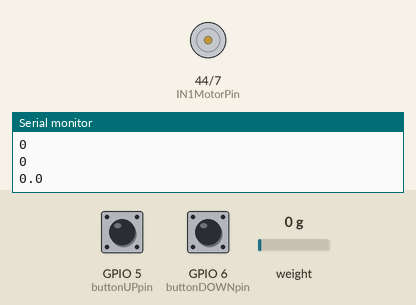
Bench run of a program on a simulated ESP32-S3. Parts: motor-driver pin pairs drawn as motors (green arrow = first pin HIGH = forward, orange = second pin HIGH = backward, longer = more drive), the last lines printed to the serial monitor. The test bench sets the inputs (shaded band); at power-on: GPIO 5 (buttonUPpin) LOW, GPIO 6 (buttonDOWNpin) LOW, weight on the scale 0 g.

Above: at 5.7 s.
5.8 s: GPIO 5 (buttonUPpin) pulled HIGH for 3.2 s
At 10.0 s:
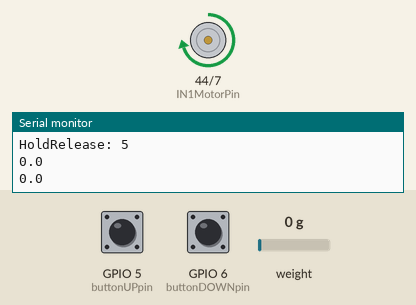
10.5 s: GPIO 6 (buttonDOWNpin) pulled HIGH for 3.2 s
At 12.0 s:
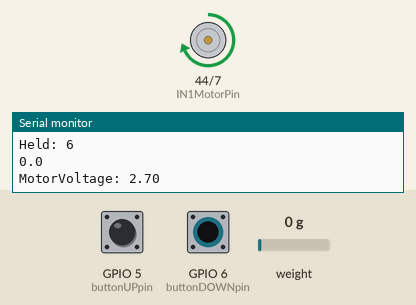
16.7 s: GPIO 6 (buttonDOWNpin) pulled HIGH for 0.15 s
At 17.8 s:
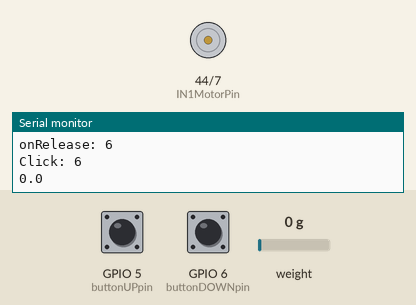
18.3 s: GPIO 5 (buttonUPpin) pulled HIGH for 0.15 s
At 19.0 s:
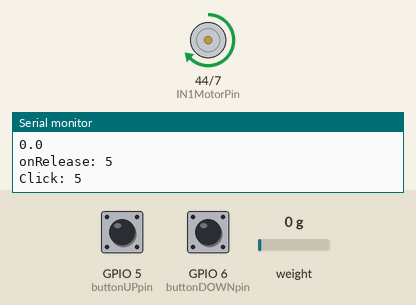
Timing chart, 0 to 20.9 s (numbered marks = the images above; inputs shaded):
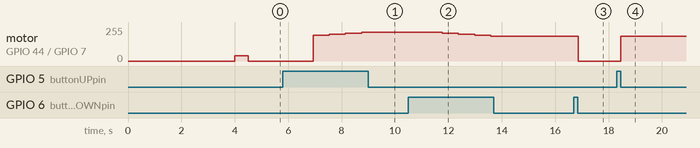

Measured:
- after the input at 5.8 s, motor on GPIO 44 (IN1MotorPin) / GPIO 7 (IN2MotorPin): stopped → forward 193/255 after 1.1 s, → forward 200/255 0.60 s later, → forward 208/255 0.60 s later, → forward 216/255 0.60 s later
- after the input at 10.5 s, motor on GPIO 44 (IN1MotorPin) / GPIO 7 (IN2MotorPin): forward 216/255 → forward 208/255 after 1.3 s, → forward 200/255 0.60 s later, → forward 193/255 0.60 s later, → forward 185/255 0.60 s later
- after the input at 16.7 s, motor on GPIO 44 (IN1MotorPin) / GPIO 7 (IN2MotorPin): forward 185/255 → stopped after 0.16 s
- after the input at 18.3 s, motor on GPIO 44 (IN1MotorPin) / GPIO 7 (IN2MotorPin): stopped → forward 185/255 after 0.16 s

The program:

main.cpp
```cpp
#include <Arduino.h>
#include <Button.h> //uh, buttons
#include "driver/rtc_io.h" //deepsleep
#include "hx711.h" //loadcell

//deepsleep/wake defines, using EXT0 cause internal pullup power domain is needed.
#define BUTTON_PIN_BITMASK(GPIO) (1ULL << GPIO)  // 2 ^ GPIO_NUMBER in hex
#define WAKEUP_GPIO              GPIO_NUM_5     // Only RTC IO are allowed

// //GPIOs for R&D Supermini, don't use.
// const int IN1MotorPin = 13; //change to 12 if motor runs in reverse
// const int IN2MotorPin = 12; //change to 13 if motor runs in reverse
// const int buttonUPpin = 5;
// const int buttonDOWNpin = 4;
// const int HX_DOUT = 10; //hx711
// const int HX_CLK = 11; //hx711
// #define HX711CLK GPIO_NUM_11 //define HX_CLK this way as well for deepsleep pullup (hx711 in sleep)


//GPIOs (note these don't match up with the silkscreen digital callouts on the XIAO board, see schematic)
const int IN1MotorPin = 44; //change to 44 if motor runs in reverse
const int IN2MotorPin = 7; //change to 7 if motor runs in reverse
const int buttonUPpin = 5; //labeled as D4 on the silkscreen for xiao
const int buttonDOWNpin = 6; //labeled as D5 on the slikscreen for xiao
const int HX_DOUT = 9; //hx711, labeled as D10 on the silkscreen for xiao
const int HX_CLK = 8; //hx711, labeled as D9 on the silkscreen for xiao
#define HX711CLK GPIO_NUM_8 //define HX_CLK this way as well for deepsleep pullup (hx711 in sleep)

//motor variables

float MotorVoltage = 0;  //Current value of Motor Drive Voltage
  //user config
int MotorPWMFrequency = 20000; //motor PWM frequency, 20000 you can't hear, 1000 has more granular range.
float MotorStartVoltage = 2.4; //voltage the system will default to when clicking or holding up. Use 1.5V for 1000Hz analog freq, 2.7 for 20000Hz.
float BusVoltage = 3.3; //PWM Logic Level
float MotorVoltageStep = 0.1; //voltage the motor will step up per MotorUpdateTime interval when a button is held  Use 0.2 for 1000Hz, 0.1 for 20000Hz
int MotorUpdateTime = 500; //milliseconds, controls how frequently the motor voltage gets updated

int setMotorVoltage(int, float, float);

//Loop/Sleep Variables
u_long PrevUpdateTime = 0;
u_long SleepTimeoutTracker = 0;
  //user config
int SleepTimeoutTime = 60000; //milliseconds, controls how long before device deep sleep when there's no weight, button presses, etc.
int SleepErrorTimeoutTime = 120000;  //sleep regardless of weight after 5 minutes of no button pushes. Used to cover for any weird scale behavior.
float WeightTimeoutMinimumBound = 2.0; //minimum weight to stay awake
float WeightTimeoutMaxiumumBound = 30.0; //maximum bean weight expected in slowfeeder, keeps awake.

//MotorAutoOff
u_long MotorRunTime = 0;
int MotorRunTimeout = 10000; //milliseconds to run motor without beans
float MotorTimeoutWeightMinimum = 1.0; //minimum weight before motor auto-off routine begins evaluating

//LastButtonPress
u_long LastButtonPress = 0;
int ButtonRunTimeout = 5000; //milliseconds to ignore motor shutoff conditions due to button press

//HX711 Scale
HX711 scale;
float calibration_factor = 2182; //put in your calibration factor from calibration code
float scale_reading = 0;

//Button configs
Button buttonUP = Button(buttonUPpin, BUTTON_PULLDOWN, true, 50);
Button buttonDOWN = Button(buttonDOWNpin, BUTTON_PULLDOWN, true, 50);
//Button Callbacks
// void onPress(Button& b){
// 	Serial.print("onPress: ");
// 	Serial.println(b.pin);
// 	//digitalWrite(13,HIGH);
// }

// void onClick(Button& b){
// 	Serial.print("onClick: ");
// 	Serial.println(b.pin);
// 	//digitalWrite(13,HIGH);
// }

void onRelease(Button& b){
	Serial.print("onRelease: ");
	Serial.println(b.pin);
	if(b.buttonstatus == 0){
    Serial.print("Click: ");
   	Serial.println(b.pin);
    b.buttonstatus = 2;
  }
  else if(b.buttonstatus == 1){
    Serial.print("HoldRelease: ");
   	Serial.println(b.pin);
    b.buttonstatus = 0;
  }

  else {
    Serial.print("Unhandled pin triggered - release");
    Serial.println(b.buttonstatus);
  }
}

void onHold(Button& b){
	Serial.print("Held: ");
	Serial.println(b.pin);
  b.buttonstatus = 1;

}

//deepsleep related
/*
  Method to print the reason by which ESP32
  has been awaken from sleep
*/
void print_wakeup_reason() {
  esp_sleep_wakeup_cause_t wakeup_reason;

  wakeup_reason = esp_sleep_get_wakeup_cause();

  switch (wakeup_reason) {
    case ESP_SLEEP_WAKEUP_EXT0:     Serial.println("Wakeup caused by external signal using RTC_IO"); break;
    case ESP_SLEEP_WAKEUP_EXT1:     Serial.println("Wakeup caused by external signal using RTC_CNTL"); break;
    case ESP_SLEEP_WAKEUP_TIMER:    Serial.println("Wakeup caused by timer"); break;
    case ESP_SLEEP_WAKEUP_TOUCHPAD: Serial.println("Wakeup caused by touchpad"); break;
    case ESP_SLEEP_WAKEUP_ULP:      Serial.println("Wakeup caused by ULP program"); break;
    default:                        Serial.printf("Wakeup was not caused by deep sleep: %d\n", wakeup_reason); break;
  }
}


void beep(int count) {
  //spin motor to beep
  setMotorVoltage(IN1MotorPin, BusVoltage, 0);

  analogWriteFrequency(1000);

  do {
    delay(250);
    setMotorVoltage(IN1MotorPin, BusVoltage, 0.5);
    delay(250);
    setMotorVoltage(IN1MotorPin, BusVoltage, 0);
  } while (--count);

  analogWriteFrequency(MotorPWMFrequency);
}


void setup() {
  //motor configs
  pinMode(IN1MotorPin, OUTPUT);
  analogWriteFrequency(MotorPWMFrequency); //20000 is out of hearing range, 1000 seems to be fine with the motor controller in the housing.
  pinMode(IN2MotorPin, OUTPUT);
  analogWrite(IN2MotorPin, 0);

  //start serial for ButtonDebug
  Serial.begin(115200);
  Serial.println("Serial Start");

  print_wakeup_reason();

  //start scale
  scale.begin(HX_DOUT, HX_CLK);
  scale.set_scale(calibration_factor);
  scale.tare(); //assume no beans present in slow feeder when turned on. Alternatively, can experiement with zero factor below.


  // Assign callback functions
  //buttonUP.pressHandler(onPress);
  //buttonUP.clickHandler(onClick);
  buttonUP.releaseHandler(onRelease);
  buttonUP.holdHandler(onHold, 1000); // must be held for at least 1000 ms to trigger

  //buttonDOWN.pressHandler(onPress);
  //buttonDOWN.clickHandler(onClick);
  buttonDOWN.releaseHandler(onRelease);
  buttonDOWN.holdHandler(onHold, 1000); // must be held for at least 1000 ms to trigger


  //Methods to prevent scale taring before button release. Might be worth pairing with zero factor to create robust detection of unit resting on a counter.
  Serial.println(digitalRead(buttonUPpin));
  Serial.println(digitalRead(buttonDOWNpin));
  while(digitalRead(buttonUPpin) != LOW || digitalRead(buttonDOWNpin) != LOW){
    delay(500);
    Serial.println("Button pressed, delay startup tare");
  }
  //delay for 2 second to allow for time to set the slowfeeder on the counter.
  Serial.println("Start Delay startup");
  delay(2000);
  Serial.println("End Delay Startup");
  scale.tare();
  //spin motor to indicate completion of startup
  analogWriteFrequency(1000);
  setMotorVoltage(IN1MotorPin, BusVoltage, 0.5);
  delay(500);
  setMotorVoltage(IN1MotorPin, BusVoltage, 0);
  analogWriteFrequency(MotorPWMFrequency);
  //reset status, button lib has startup bugs - will always trigger a release and click mode per button when process is called the first time. Also cover button pressed reset from scale method
  buttonUP.process();
  buttonDOWN.process();
  buttonUP.buttonstatus = 0;
  buttonDOWN.buttonstatus = 0;
  Serial.println(buttonUP.buttonstatus);
  Serial.println(buttonDOWN.buttonstatus);

  //set time trackers to current time
  PrevUpdateTime = millis();
  SleepTimeoutTracker = PrevUpdateTime;
}


void loop() {
  int updatetimebool = ((millis() - PrevUpdateTime) > MotorUpdateTime);
  if(((millis() - SleepTimeoutTracker) > SleepTimeoutTime) || ((millis() - LastButtonPress) > SleepErrorTimeoutTime)){
      //spin motor 3x to indicate sleep
      beep(3);

      //put HX711 to sleep
      rtc_gpio_pulldown_dis(HX711CLK);
      rtc_gpio_pullup_en(HX711CLK);
      //begin going to sleep :)
      esp_sleep_enable_ext0_wakeup(WAKEUP_GPIO, 1);  //1 = High, 0 = Low
      // Configure pullup/downs via RTCIO to tie wakeup pins to inactive level during deepsleep.
      rtc_gpio_pullup_dis(WAKEUP_GPIO);
      rtc_gpio_pulldown_en(WAKEUP_GPIO);
      Serial.println("Going to sleep now");
      esp_deep_sleep_start();
      Serial.println("If you see this, no you didn't");
  }
  if(updatetimebool){
    //read scale every motor update interval
    scale_reading = scale.get_units();
    Serial.println(scale_reading, 1);
  }
  //check button states
  buttonUP.process();
  buttonDOWN.process();

  //time state evaluations
  if(buttonUP.buttonstatus != 0 || buttonDOWN.buttonstatus != 0){ LastButtonPress = millis();} //track last button active time
  if(buttonUP.buttonstatus != 0 || buttonDOWN.buttonstatus != 0 || (scale_reading > WeightTimeoutMinimumBound && scale_reading < WeightTimeoutMaxiumumBound)){ SleepTimeoutTracker = millis();} //delay sleep

  //button status evaluations
  if(buttonUP.buttonstatus == 1){
    //do hold things
    //Serial.println("holdUP");
    if(updatetimebool){
      if(MotorVoltage == 0){MotorVoltage = MotorStartVoltage;}
      MotorVoltage = constrain(MotorVoltage + MotorVoltageStep, 0, BusVoltage);
      Serial.print("MotorVoltage: ");
      Serial.println(MotorVoltage, 2);
      setMotorVoltage(IN1MotorPin, BusVoltage, MotorVoltage);
    }
  }
  else if(buttonUP.buttonstatus == 2){
    //do click things
    //Serial.println("clickUP");
    if(MotorVoltage == 0){ //sets motor voltage to start voltage
      setMotorVoltage(IN1MotorPin, BusVoltage, MotorVoltage = MotorStartVoltage);
    } else { //sets motor voltage to current user set voltage
      setMotorVoltage(IN1MotorPin, BusVoltage, MotorVoltage);
    }
    //reset buttonUP state
    buttonUP.buttonstatus = 0;
  }

  if(buttonDOWN.buttonstatus == 1){
    //do hold things
    //Serial.println("holdDOWN");
    if(updatetimebool){
      MotorVoltage = constrain(MotorVoltage - MotorVoltageStep, 0, BusVoltage);
      Serial.print("MotorVoltage: ");
      Serial.println(MotorVoltage, 2);
      setMotorVoltage(IN1MotorPin, BusVoltage, MotorVoltage);
    }
  }
  else if(buttonDOWN.buttonstatus == 2){
    //do click things
    //Serial.print("clickDOWN");
    if(MotorVoltage == 0){ //manually tare scale
      delay(2000);
      scale.tare();
    } else {
      setMotorVoltage(IN1MotorPin, BusVoltage, 0);
    }
    //reset buttonDOWN state
    buttonDOWN.buttonstatus = 0;
  }

  //Motor auto-off feature
  if(MotorVoltage > 0 && scale_reading < MotorTimeoutWeightMinimum && MotorRunTime == 0){
    MotorRunTime = millis();
  }
  else if(MotorVoltage > 0 && scale_reading < 1.0 && MotorRunTime > 0){
    if((millis() - MotorRunTime > MotorRunTimeout) && (millis()-LastButtonPress > ButtonRunTimeout)){
      setMotorVoltage(IN1MotorPin, BusVoltage, MotorVoltage = 0);

      //spin motor 2x to indicate motor timeout
      beep(2);

      Serial.println("No Load Motor Timeout");
    }
  }
  else{
    MotorRunTime = 0;
  }

  if(updatetimebool){
    PrevUpdateTime = millis();
  }
  delay(10);
}

int setMotorVoltage(int driverPin, float BusVoltage, float MotorVoltage) {
  if(MotorVoltage > BusVoltage){return 1;}
  else{
    int setpoint = (int)((MotorVoltage / BusVoltage) * 255);
    analogWrite(driverPin, setpoint);
    return 0;
  }
}
```
